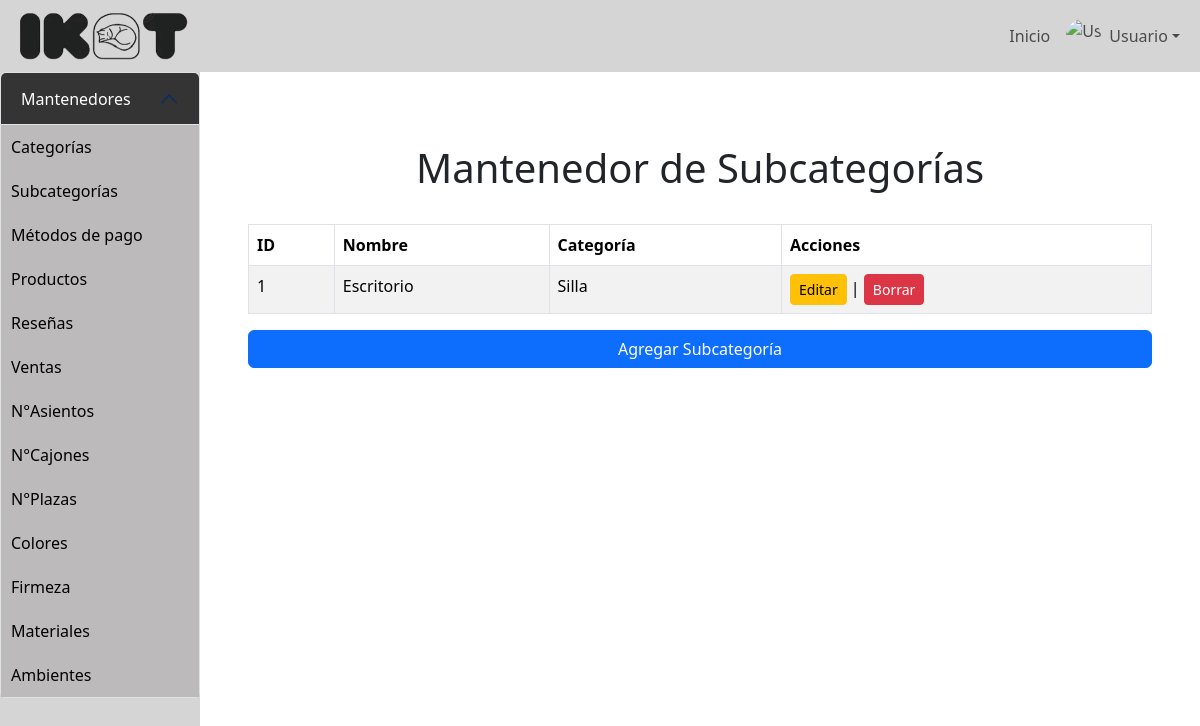
The app's page /mantenedores/Mantenedor_subcategorias/mostrar_subcategoria.php with its own data.
### tables this page shows
CREATE TABLE `subcategoria` (
  `id_subcategoria` int(11) NOT NULL,
  `nombre_subcategoria` varchar(30) NOT NULL,
  `id_categoria` int(11) DEFAULT NULL
);

CREATE TABLE `categoria` (
  `id_categoria` int(10) NOT NULL,
  `nombre_categoria` varchar(50) NOT NULL
);

### mantenedores/Mantenedor_subcategorias/mostrar_subcategoria.php (the view, shortened to what this page needs)
<?php
include '../../config/conexion.php';
?>
<!DOCTYPE html>
<html lang="en">
<head>
    <link href="https://cdn.jsdelivr.net/npm/bootstrap@5.3.3/dist/css/bootstrap.min.css" rel="stylesheet">
    <link rel="stylesheet" href="..\..\assets\css\styles.css">
</head>
<body>
    <nav class="navbar navbar-expand-lg">
        <div class="container-fluid">
            <img width="180px" height="auto" src="../ikat.png" alt="">
            <div class="collapse navbar-collapse" id="navbarContent">
                <ul class="navbar-nav ms-auto align-items-center">
                    <li class="nav-item">
                        <a class="nav-link" href="#">Inicio</a>
                    </li>
                    <li class="nav-item dropdown">
                        <a class="nav-link dropdown-toggle d-flex align-items-center" href="#" role="button" data-bs-toggle="dropdown" aria-expanded="false">
                            <img src="https://as2.ftcdn.net/v2/jpg/03/49/49/79/1000_F_349497933_Ly4im8BDmHLaLzgyKg2f2yZOvJjBtlw5.jpg"
                                 alt="User Image" class="user-avatar me-2">
                            Usuario
                        </a>
                    </li>
                </ul>
            </div>
        </div>
    </nav>
    <div class="d-flex">
        <div id="sidebar" class="collapse d-lg-block">
            <div class="accordion" id="accordionSidebar">
                <div class="accordion-item">
                    <h4 class="accordion-header" id="headingMantenedores">
                        <button class="accordion-button" type="button" data-bs-toggle="collapse"
                                data-bs-target="#mantenedoresLinks" aria-expanded="true" aria-controls="mantenedoresLinks">
                            Mantenedores
                        </button>
                    </h4>
                    <div id="mantenedoresLinks" class="accordion-collapse collapse show" aria-labelledby="headingMantenedores"
                         data-bs-parent="#accordionSidebar">
                        <div class="accordion-body p-0">
                            <a href="../categoria/mostrar_categoria.php" class="sidebar-link">Categorías</a>
                            <a href="../Mantenedor_subcategorias/mostrar_subcategoria.php" class="sidebar-link">Subcategorías</a>
                            <a href="../Mantenedor_metodo_pago/mostrar_metodo_pago.php" class="sidebar-link">Métodos de pago</a>
                            <a href="../Mantenedor_producto/mostrar_producto.php" class="sidebar-link">Productos</a>
                            <a href="../Mantenedor_reseña/mostrar_resenia.php" class="sidebar-link">Reseñas</a>
                            <a href="../Mantenedor_top_ventas/mostrar_top_ventas.php" class="sidebar-link">Ventas</a>
                            <a href="../Mantenedor_n_asientos/mostrar_n_asientos.php" class="sidebar-link">N°Asientos</a>
                            <a href="../Mantenedor_n_cajones/mostrar_n_cajones.php" class="sidebar-link">N°Cajones</a>
                            <a href="../Mantenedor_n_plazas/mostrar_n_plazas.php" class="sidebar-link">N°Plazas</a>
                            <a href="../Mantenedor_colores/mostrar_color.php" class="sidebar-link">Colores</a>
                            <a href="../Mantenedor_firmezas/mostrar_firmeza.php" class="sidebar-link">Firmeza</a>
                            <a href="../Mantenedor_materiales/mostrar_material.php" class="sidebar-link">Materiales</a>
                            <a href="../Mantenedor_ambientes/mostrar_ambiente.php" class="sidebar-link">Ambientes</a>
                        </div>
                    </div>
                </div>
            </div>
        </div>
        <div class="content-area flex-grow-1 p-5 col-4 col-md-10">
            <h1 class="text-center p-4">Mantenedor de Subcategorías</h1>
            <div class="table-responsive">
                <?php
                    $sql = "SELECT s.id_subcategoria, s.nombre_subcategoria, c.nombre_categoria
                            FROM subcategoria s
                            INNER JOIN categoria c ON s.id_categoria = c.id_categoria";
                    $result = $conn->query($sql);
                    if ($result->num_rows > 0) {
                        echo "<table class='table table-bordered table-striped'>
                                <thead class='thead-dark'>
                                    <tr>
                                        <th>ID</th>
                                        <th>Nombre</th>
                                        <th>Categoría</th>
                                        <th>Acciones</th>
                                    </tr>
                                </thead>
                                <tbody>";
                        while($row = $result->fetch_assoc()) {
                            echo "<tr>
                                    <td>" . $row["id_subcategoria"] . "</td>
                                    <td>" . $row["nombre_subcategoria"] . "</td>
                                    <td>" . $row["nombre_categoria"] . "</td>
                                    <td>
                                        <a class='btn btn-warning btn-sm' data-bs-toggle='modal' data-bs-target='#editarSubcategoriaModal" . $row["id_subcategoria"] . "'>Editar</a> |
                                        <a href='borrar_subcategoria.php?id=" . $row["id_subcategoria"] . "' class='btn btn-danger btn-sm'>Borrar</a>
                                    </td>
                                  </tr>";
                        }
                        echo "</tbody></table>";
                        echo "<a class='btn btn-primary mt-3 d-block' data-bs-toggle='modal' data-bs-target='#agregarSubcategoriaModal'>Agregar Subcategoría</a>";
                    } else {
                        echo "<p class='text-center'>No hay subcategorías registradas.</p>";
                        echo "<a class='btn btn-primary mt-3 d-block' data-bs-toggle='modal' data-bs-target='#agregarSubcategoriaModal'>Agregar Subcategoría</a>";
                        echo "<a href='../menu/menu.html' class='btn btn-primary mt-3 d-block'>Volver al menú</a>";
                    }
                ?>
            </div>
        </div>
    </div>
</body>
</html>

### assets/css/styles.css (style rules this page uses)
body { cursor: url("../../assets/images/cathand.png"),auto; }
a.btn, a.nav-link, a.link-primary, button, [type="button"], [type="submit"] { cursor: url("../../assets/images/pointer.png"), pointer; }
a, button.btn, .input-group-text, button.input-group-text { cursor: url("../../assets/images/pointer.png"), pointer !important; }
.navbar { background-color: #d5d5d5; }
#sidebar { min-height: 100vh; width: 250px; background-color: #D5D5D5; transition: transform 0.3s ease; }
#sidebar .accordion-button { background-color: #343434; color: rgb(255, 255, 255); }
.sidebar-link { background-color: #bcbaba; color: rgb(0, 0, 0); text-decoration: none; padding: 10px; display: block; }
.user-avatar { width: 35px; height: 35px; object-fit: cover; border-radius: 50%; }

### records on screen
subcategoria: id_subcategoria "1", nombre_subcategoria "Escritorio", id_categoria.nombre_categoria "Silla"
